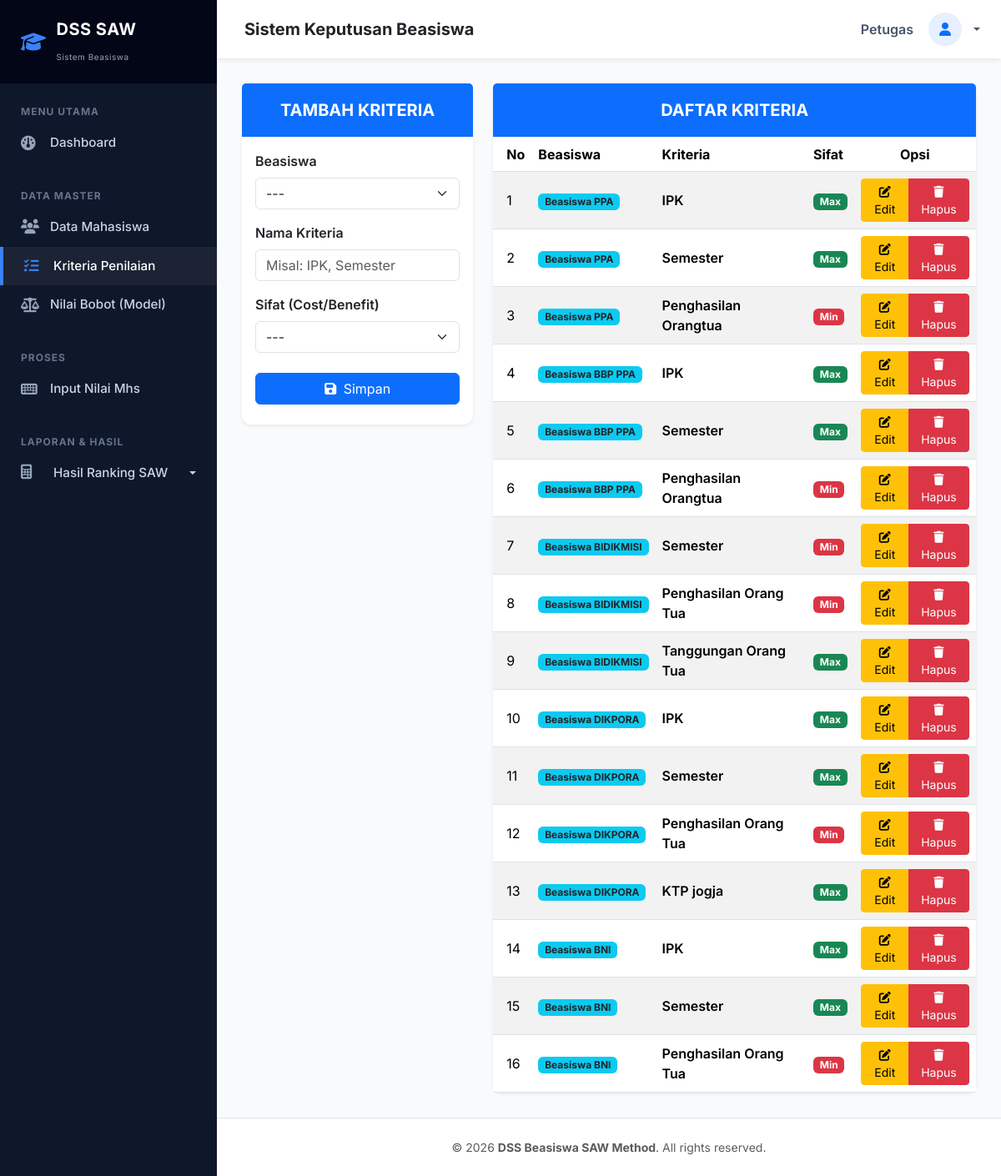
The app's page /index.php?page=kriteria (signed in), older data.
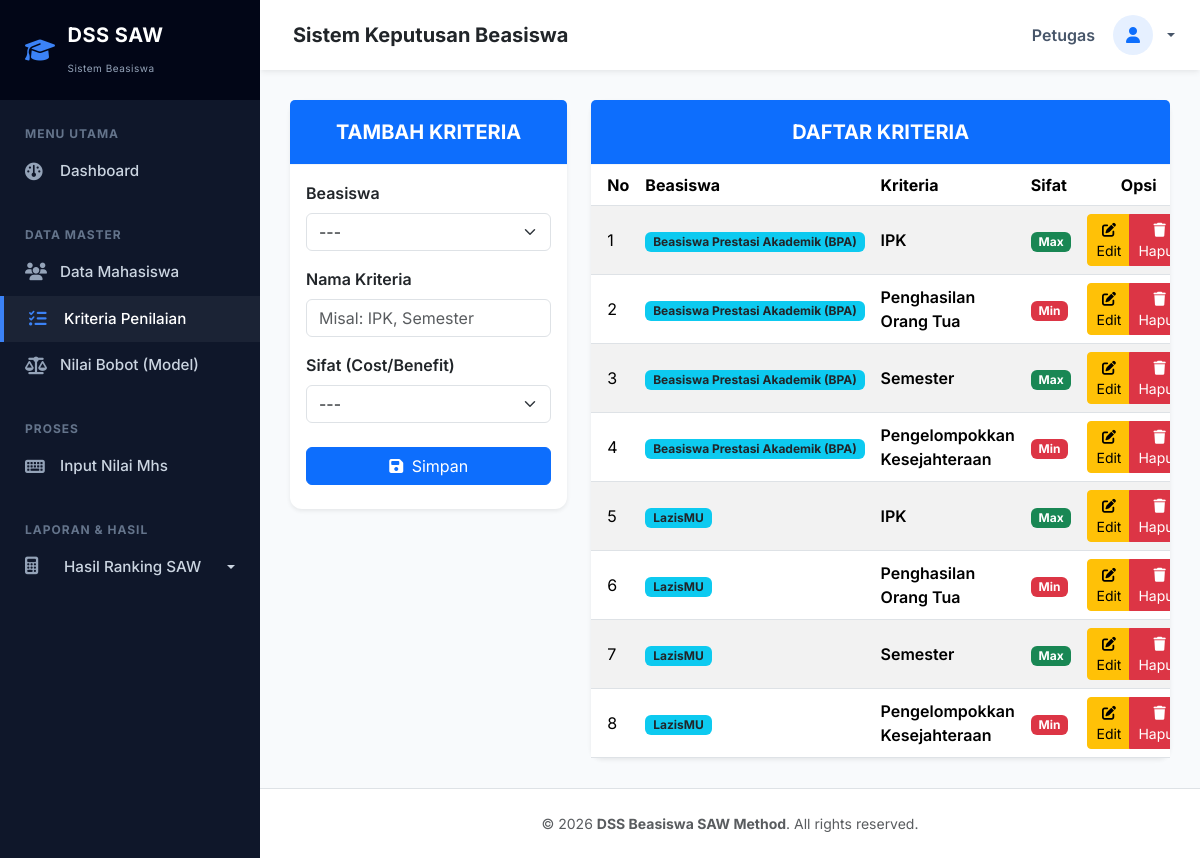
The same page, newer data.
### tables this page shows
CREATE TABLE IF NOT EXISTS `kriteria` (
  `kd_kriteria` int(11) NOT NULL AUTO_INCREMENT,
  `kd_beasiswa` int(11) NOT NULL,
  `nama` varchar(50) DEFAULT NULL,
  `sifat` enum('min','max') DEFAULT NULL,
  PRIMARY KEY (`kd_kriteria`),
  KEY `kd_beasiswa` (`kd_beasiswa`),
  KEY `kd_beasiswa_2` (`kd_beasiswa`)
);

CREATE TABLE IF NOT EXISTS `beasiswa` (
  `kd_beasiswa` int(11) NOT NULL AUTO_INCREMENT,
  `nama` varchar(50) DEFAULT NULL,
  PRIMARY KEY (`kd_beasiswa`)
);

### page/kriteria.php (the view, shortened to what this page needs)
<?php
$update = (isset($_GET['action']) AND $_GET['action'] == 'update') ? true : false;
?>
<div class="row">
	<div class="col-md-4">
	    <div class="card shadow-sm mb-4">
	        <div class="card-header bg-<?= ($update) ? "warning" : "primary text-white" ?>">
	            <h5 class="text-center mb-0 fw-bold"><?= ($update) ? "EDIT" : "TAMBAH" ?> KRITERIA</h5>
	        </div>
	        <div class="card-body">
	            <form action="<?=$_SERVER['REQUEST_URI']?>" method="POST">
					<div class="mb-3">
						<label class="form-label fw-semibold" for="kd_beasiswa">Beasiswa</label>
						<select class="form-select" name="kd_beasiswa">
							<option>---</option>
						</select>
					</div>
	                <div class="mb-3">
	                    <label class="form-label fw-semibold" for="nama">Nama Kriteria</label>
	                    <input type="text" name="nama" class="form-control" <?= (!$update) ?: 'value="'.$row["nama"].'"' ?> placeholder="Misal: IPK, Semester">
	                </div>
					<div class="mb-4">
	                  <label class="form-label fw-semibold" for="sifat">Sifat (Cost/Benefit)</label>
						<select class="form-select" name="sifat">
							<option>---</option>
						</select>
					</div>
	                <button type="submit" class="btn btn-<?= ($update) ? "warning" : "primary" ?> w-100 mb-2">
	                    <i class="fa-solid fa-floppy-disk me-1"></i> Simpan
	                </button>
	            </form>
	        </div>
	    </div>
	</div>
	<div class="col-md-8">
	    <div class="card shadow-sm">
	        <div class="card-header bg-primary text-white">
	            <h5 class="text-center mb-0 fw-bold">DAFTAR KRITERIA</h5>
	        </div>
	        <div class="card-body p-0">
	            <div class="table-responsive">
	                <table class="table table-hover table-striped mb-0 align-middle">
	                    <thead>
	                        <tr>
	                            <th class="ps-3">No</th>
	                            <th>Beasiswa</th>
	                            <th>Kriteria</th>
	                            <th>Sifat</th>
	                            <th class="text-center">Opsi</th>
	                        </tr>
	                    </thead>
	                    <tbody>
	                        <?php $no = 1; ?>
	                        <?php if ($query = $connection->query("SELECT a.nama AS kriteria, b.nama AS beasiswa, a.kd_kriteria, a.sifat FROM kriteria a JOIN beasiswa b USING(kd_beasiswa)")): ?>
	                            <?php while($row = $query->fetch_assoc()): ?>
	                            <tr>
	                                <td class="ps-3"><?=$no++?></td>
	                                <td><span class="badge bg-info text-dark"><?=$row['beasiswa']?></span></td>
	                                <td class="fw-semibold"><?=$row['kriteria']?></td>
	                                <td>
	                                    <?php if($row['sifat'] == 'max'): ?>
	                                        <span class="badge bg-success">Max</span>
	                                    <?php else: ?>
	                                        <span class="badge bg-danger">Min</span>
	                                    <?php endif; ?>
	                                </td>
	                                <td class="text-center">
	                                    <div class="btn-group btn-group-sm">
	                                        <a href="?page=kriteria&action=update&key=<?=$row['kd_kriteria']?>" class="btn btn-warning"><i class="fa-solid fa-pen-to-square"></i> Edit</a>
	                                        <a href="?page=kriteria&action=delete&key=<?=$row['kd_kriteria']?>" class="btn btn-danger"><i class="fa-solid fa-trash"></i> Hapus</a>
	                                    </div>
	                                </td>
	                            </tr>
	                            <?php endwhile ?>
	                        <?php endif ?>
	                    </tbody>
	                </table>
	            </div>
	        </div>
	    </div>
	</div>
</div>

Row changes from the older to the newer data that the page shows:
removed kriteria: kd_beasiswa.nama "Beasiswa PPA", nama "Semester", sifat "Max"
removed kriteria: kd_beasiswa.nama "Beasiswa PPA", nama "Penghasilan Orangtua", sifat "Min"
removed kriteria: kd_beasiswa.nama "Beasiswa BBP PPA", nama "IPK", sifat "Max"
removed kriteria: kd_beasiswa.nama "Beasiswa BIDIKMISI", nama "Tanggungan Orang Tua", sifat "Max"
removed kriteria: kd_beasiswa.nama "Beasiswa DIKPORA", nama "IPK", sifat "Max"
removed kriteria: kd_beasiswa.nama "Beasiswa DIKPORA", nama "Semester", sifat "Max"
removed kriteria: kd_beasiswa.nama "Beasiswa DIKPORA", nama "Penghasilan Orang Tua", sifat "Min"
removed kriteria: kd_beasiswa.nama "Beasiswa DIKPORA", nama "KTP jogja", sifat "Max"
removed kriteria: kd_beasiswa.nama "Beasiswa BNI", nama "IPK", sifat "Max"
removed kriteria: kd_beasiswa.nama "Beasiswa BNI", nama "Semester", sifat "Max"
removed kriteria: kd_beasiswa.nama "Beasiswa BNI", nama "Penghasilan Orang Tua", sifat "Min"
changed through a linked row, kriteria (number 1 of 8 on the later page): kd_beasiswa.nama "Beasiswa PPA" → "Beasiswa Prestasi Akademik (BPA)"
added kriteria: kd_beasiswa.nama "Beasiswa Prestasi Akademik (BPA)", nama "Penghasilan Orang Tua", sifat "Min"
added kriteria: kd_beasiswa.nama "Beasiswa Prestasi Akademik (BPA)", nama "Semester", sifat "Max"
added kriteria: kd_beasiswa.nama "Beasiswa Prestasi Akademik (BPA)", nama "Pengelompokkan Kesejahteraan", sifat "Min"
changed kriteria (number 5 of 8 on the later page): kd_beasiswa.nama "Beasiswa BBP PPA" → "LazisMU"; nama "Semester" → "IPK"
changed kriteria (number 6 of 8 on the later page): kd_beasiswa.nama "Beasiswa BBP PPA" → "LazisMU"; nama "Penghasilan Orangtua" → "Penghasilan Orang Tua"
changed kriteria (number 7 of 8 on the later page): kd_beasiswa.nama "Beasiswa BIDIKMISI" → "LazisMU"; sifat "Min" → "Max"
changed kriteria (number 8 of 8 on the later page): kd_beasiswa.nama "Beasiswa BIDIKMISI" → "LazisMU"; nama "Penghasilan Orang Tua" → "Pengelompokkan Kesejahteraan"
